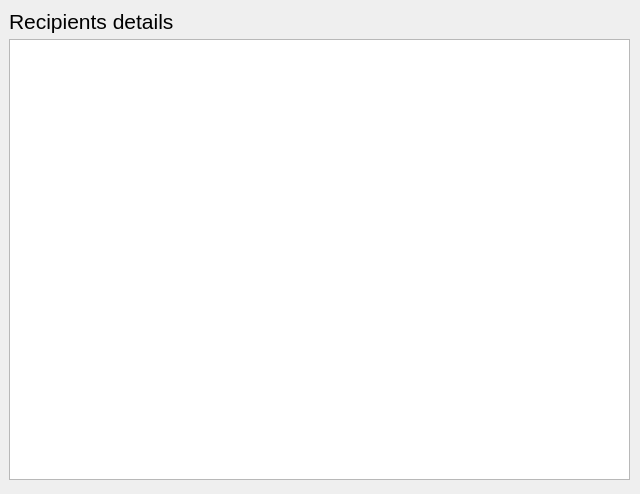
<?xml version="1.0" encoding="UTF-8"?>
<ui version="4.0">
 <class>Frame</class>
 <widget class="QFrame" name="Frame">
  <property name="geometry">
   <rect>
    <x>0</x>
    <y>0</y>
    <width>640</width>
    <height>494</height>
   </rect>
  </property>
  <property name="windowTitle">
   <string>Frame</string>
  </property>
  <widget class="QLabel" name="label">
   <property name="geometry">
    <rect>
     <x>9</x>
     <y>9</y>
     <width>166</width>
     <height>24</height>
    </rect>
   </property>
   <property name="font">
    <font>
     <family>Arial</family>
     <pointsize>16</pointsize>
    </font>
   </property>
   <property name="text">
    <string>Recipients details</string>
   </property>
  </widget>
  <widget class="QTableView" name="recipients_view_box">
   <property name="geometry">
    <rect>
     <x>9</x>
     <y>39</y>
     <width>621</width>
     <height>441</height>
    </rect>
   </property>
  </widget>
 </widget>
 <resources/>
 <connections/>
</ui>
